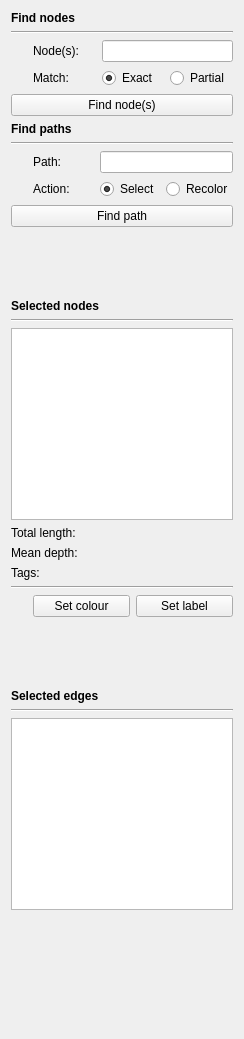
      <widget class="QWidget" name="selectionScrollAreaWidgetContents">
       <property name="geometry">
        <rect>
         <x>0</x>
         <y>0</y>
         <width>244</width>
         <height>1039</height>
        </rect>
       </property>
       <property name="sizePolicy">
        <sizepolicy hsizetype="Minimum" vsizetype="Preferred">
         <horstretch>0</horstretch>
         <verstretch>0</verstretch>
        </sizepolicy>
       </property>
       <layout class="QVBoxLayout" name="verticalLayout_4">
        <item>
         <widget class="QLabel" name="label_14">
          <property name="sizePolicy">
           <sizepolicy hsizetype="Minimum" vsizetype="Preferred">
            <horstretch>0</horstretch>
            <verstretch>0</verstretch>
           </sizepolicy>
          </property>
          <property name="font">
           <font>
            <bold>true</bold>
           </font>
          </property>
          <property name="text">
           <string>Find nodes</string>
          </property>
         </widget>
        </item>
        <item>
         <widget class="Line" name="line_10">
          <property name="orientation">
           <enum>Qt::Horizontal</enum>
          </property>
         </widget>
        </item>
        <item>
         <widget class="QWidget" name="nodeSelectionWidget" native="true">
          <property name="enabled">
           <bool>true</bool>
          </property>
          <layout class="QGridLayout" name="gridLayout_2">
           <property name="leftMargin">
            <number>0</number>
           </property>
           <property name="topMargin">
            <number>0</number>
           </property>
           <property name="rightMargin">
            <number>0</number>
           </property>
           <property name="bottomMargin">
            <number>0</number>
           </property>
           <item row="1" column="0">
            <widget class="InfoTextWidget" name="selectionSearchNodesMatchTypeInfoText" native="true">
             <property name="enabled">
              <bool>true</bool>
             </property>
             <property name="sizePolicy">
              <sizepolicy hsizetype="Fixed" vsizetype="Fixed">
               <horstretch>0</horstretch>
               <verstretch>0</verstretch>
              </sizepolicy>
             </property>
             <property name="minimumSize">
              <size>
               <width>16</width>
               <height>16</height>
              </size>
             </property>
            </widget>
           </item>
           <item row="1" column="2">
            <widget class="QRadioButton" name="selectionSearchNodesExactMatchRadioButton">
             <property name="focusPolicy">
              <enum>Qt::StrongFocus</enum>
             </property>
             <property name="text">
              <string>Exact</string>
             </property>
             <property name="checked">
              <bool>true</bool>
             </property>
            </widget>
           </item>
           <item row="0" column="1">
            <widget class="QLabel" name="label_12">
             <property name="enabled">
              <bool>true</bool>
             </property>
             <property name="sizePolicy">
              <sizepolicy hsizetype="Minimum" vsizetype="Preferred">
               <horstretch>0</horstretch>
               <verstretch>0</verstretch>
              </sizepolicy>
             </property>
             <property name="text">
              <string>Node(s):</string>
             </property>
            </widget>
           </item>
           <item row="0" column="0">
            <widget class="InfoTextWidget" name="selectionSearchInfoText" native="true">
             <property name="sizePolicy">
              <sizepolicy hsizetype="Fixed" vsizetype="Fixed">
               <horstretch>0</horstretch>
               <verstretch>0</verstretch>
              </sizepolicy>
             </property>
             <property name="minimumSize">
              <size>
               <width>16</width>
               <height>16</height>
              </size>
             </property>
            </widget>
           </item>
           <item row="1" column="1">
            <widget class="QLabel" name="label_16">
             <property name="enabled">
              <bool>true</bool>
             </property>
             <property name="text">
              <string>Match:</string>
             </property>
            </widget>
           </item>
           <item row="1" column="3">
            <widget class="QRadioButton" name="selectionSearchNodesPartialMatchRadioButton">
             <property name="focusPolicy">
              <enum>Qt::StrongFocus</enum>
             </property>
             <property name="text">
              <string>Partial</string>
             </property>
            </widget>
           </item>
           <item row="0" column="2" colspan="2">
            <widget class="QLineEdit" name="selectionSearchNodesLineEdit">
             <property name="enabled">
              <bool>true</bool>
             </property>
             <property name="sizePolicy">
              <sizepolicy hsizetype="Minimum" vsizetype="Fixed">
               <horstretch>0</horstretch>
               <verstretch>0</verstretch>
              </sizepolicy>
             </property>
             <property name="focusPolicy">
              <enum>Qt::StrongFocus</enum>
             </property>
            </widget>
           </item>
          </layout>
         </widget>
        </item>
        <item>
         <widget class="QPushButton" name="selectNodesButton">
          <property name="focusPolicy">
           <enum>Qt::StrongFocus</enum>
          </property>
          <property name="text">
           <string>Find node(s)</string>
          </property>
         </widget>
        </item>
        <item>
         <widget class="QLabel" name="label_114">
          <property name="sizePolicy">
           <sizepolicy hsizetype="Minimum" vsizetype="Preferred">
            <horstretch>0</horstretch>
            <verstretch>0</verstretch>
           </sizepolicy>
          </property>
          <property name="font">
           <font>
            <bold>true</bold>
           </font>
          </property>
          <property name="text">
           <string>Find paths</string>
          </property>
         </widget>
        </item>
        <item>
         <widget class="Line" name="line_101">
          <property name="orientation">
           <enum>Qt::Horizontal</enum>
          </property>
         </widget>
        </item>
        <item>
         <widget class="QWidget" name="pathSelectionWidget" native="true">
          <property name="enabled">
           <bool>true</bool>
          </property>
          <layout class="QGridLayout" name="gridLayout_21">
           <property name="leftMargin">
            <number>0</number>
           </property>
           <property name="topMargin">
            <number>0</number>
           </property>
           <property name="rightMargin">
            <number>0</number>
           </property>
           <property name="bottomMargin">
            <number>0</number>
           </property>
           <item row="1" column="0">
            <widget class="InfoTextWidget" name="pathSelectionTypeInfoText" native="true">
             <property name="enabled">
              <bool>true</bool>
             </property>
             <property name="sizePolicy">
              <sizepolicy hsizetype="Fixed" vsizetype="Fixed">
               <horstretch>0</horstretch>
               <verstretch>0</verstretch>
              </sizepolicy>
             </property>
             <property name="minimumSize">
              <size>
               <width>16</width>
               <height>16</height>
              </size>
             </property>
            </widget>
           </item>
           <item row="1" column="2">
            <widget class="QRadioButton" name="pathSelectionSelectRadioButton">
             <property name="focusPolicy">
              <enum>Qt::StrongFocus</enum>
             </property>
             <property name="text">
              <string>Select</string>
             </property>
             <property name="checked">
              <bool>true</bool>
             </property>
            </widget>
           </item>
           <item row="0" column="1">
            <widget class="QLabel" name="label_112">
             <property name="enabled">
              <bool>true</bool>
             </property>
             <property name="sizePolicy">
              <sizepolicy hsizetype="Minimum" vsizetype="Preferred">
               <horstretch>0</horstretch>
               <verstretch>0</verstretch>
              </sizepolicy>
             </property>
             <property name="text">
              <string>Path:</string>
             </property>
            </widget>
           </item>
           <item row="0" column="0">
            <widget class="InfoTextWidget" name="pathSelectionInfoText2" native="true">
             <property name="sizePolicy">
              <sizepolicy hsizetype="Fixed" vsizetype="Fixed">
               <horstretch>0</horstretch>
               <verstretch>0</verstretch>
              </sizepolicy>
             </property>
             <property name="minimumSize">
              <size>
               <width>16</width>
               <height>16</height>
              </size>
             </property>
            </widget>
           </item>
           <item row="1" column="1">
            <widget class="QLabel" name="label_116">
             <property name="enabled">
              <bool>true</bool>
             </property>
             <property name="text">
              <string>Action:</string>
             </property>
            </widget>
           </item>
           <item row="1" column="3">
            <widget class="QRadioButton" name="pathSelectionRecolorRadioButton">
             <property name="focusPolicy">
              <enum>Qt::StrongFocus</enum>
             </property>
             <property name="text">
              <string>Recolor</string>
             </property>
            </widget>
           </item>
           <item row="0" column="2" colspan="2">
            <widget class="QLineEdit" name="pathSelectionLineEdit2">
             <property name="enabled">
              <bool>true</bool>
             </property>
             <property name="sizePolicy">
              <sizepolicy hsizetype="Minimum" vsizetype="Fixed">
               <horstretch>0</horstretch>
               <verstretch>0</verstretch>
              </sizepolicy>
             </property>
             <property name="focusPolicy">
              <enum>Qt::StrongFocus</enum>
             </property>
            </widget>
           </item>
          </layout>
         </widget>
        </item>
        <item>
         <widget class="QPushButton" name="pathSelectButton">
          <property name="focusPolicy">
           <enum>Qt::StrongFocus</enum>
          </property>
          <property name="text">
           <string>Find path</string>
          </property>
         </widget>
        </item>
        <item>
         <widget class="QWidget" name="selectedNodesSpacerWidget" native="true">
          <layout class="QVBoxLayout" name="verticalLayout_5">
           <property name="leftMargin">
            <number>0</number>
           </property>
           <property name="topMargin">
            <number>0</number>
           </property>
           <property name="rightMargin">
            <number>0</number>
           </property>
           <property name="bottomMargin">
            <number>0</number>
           </property>
           <item>
            <spacer name="selectedNodesSpacer">
             <property name="orientation">
              <enum>Qt::Vertical</enum>
             </property>
             <property name="sizeType">
              <enum>QSizePolicy::Fixed</enum>
             </property>
             <property name="sizeHint" stdset="0">
              <size>
               <width>20</width>
               <height>60</height>
              </size>
             </property>
            </spacer>
           </item>
          </layout>
         </widget>
        </item>
        <item>
         <widget class="QLabel" name="selectedNodesTitleLabel">
          <property name="sizePolicy">
           <sizepolicy hsizetype="Minimum" vsizetype="Preferred">
            <horstretch>0</horstretch>
            <verstretch>0</verstretch>
           </sizepolicy>
          </property>
          <property name="font">
           <font>
            <bold>true</bold>
           </font>
          </property>
          <property name="text">
           <string>Selected nodes</string>
          </property>
         </widget>
        </item>
        <item>
         <widget class="Line" name="selectedNodesLine1">
          <property name="orientation">
           <enum>Qt::Horizontal</enum>
          </property>
         </widget>
        </item>
        <item>
         <widget class="QPlainTextEdit" name="selectedNodesTextEdit">
          <property name="sizePolicy">
           <sizepolicy hsizetype="Ignored" vsizetype="Minimum">
            <horstretch>0</horstretch>
            <verstretch>0</verstretch>
           </sizepolicy>
          </property>
          <property name="readOnly">
           <bool>true</bool>
          </property>
         </widget>
        </item>
        <item>
         <widget class="QLabel" name="selectedNodesLengthLabel">
          <property name="sizePolicy">
           <sizepolicy hsizetype="Minimum" vsizetype="Preferred">
            <horstretch>0</horstretch>
            <verstretch>0</verstretch>
           </sizepolicy>
          </property>
          <property name="text">
           <string>Total length:</string>
          </property>
          <property name="alignment">
           <set>Qt::AlignLeading|Qt::AlignLeft|Qt::AlignVCenter</set>
          </property>
         </widget>
        </item>
        <item>
         <widget class="QLabel" name="selectedNodesDepthLabel">
          <property name="sizePolicy">
           <sizepolicy hsizetype="Minimum" vsizetype="Preferred">
            <horstretch>0</horstretch>
            <verstretch>0</verstretch>
           </sizepolicy>
          </property>
          <property name="text">
           <string>Mean depth:</string>
          </property>
          <property name="alignment">
           <set>Qt::AlignLeading|Qt::AlignLeft|Qt::AlignVCenter</set>
          </property>
         </widget>
        </item>
        <item>
         <widget class="QLabel" name="selectedNodesTagLabel">
          <property name="sizePolicy">
           <sizepolicy hsizetype="Minimum" vsizetype="Preferred">
            <horstretch>0</horstretch>
            <verstretch>0</verstretch>
           </sizepolicy>
          </property>
          <property name="text">
           <string>Tags:</string>
          </property>
          <property name="alignment">
           <set>Qt::AlignLeading|Qt::AlignLeft|Qt::AlignVCenter</set>
          </property>
         </widget>
        </item>
        <item>
         <widget class="Line" name="selectedNodesLine2">
          <property name="orientation">
           <enum>Qt::Horizontal</enum>
          </property>
         </widget>
        </item>
        <item>
         <widget class="QWidget" name="selectedNodesModificationWidget" native="true">
          <layout class="QGridLayout" name="gridLayout">
           <property name="leftMargin">
            <number>0</number>
           </property>
           <property name="topMargin">
            <number>0</number>
           </property>
           <property name="rightMargin">
            <number>0</number>
           </property>
           <property name="bottomMargin">
            <number>0</number>
           </property>
           <item row="0" column="0">
            <widget class="InfoTextWidget" name="setColourAndLabelInfoText" native="true">
             <property name="sizePolicy">
              <sizepolicy hsizetype="Fixed" vsizetype="Fixed">
               <horstretch>0</horstretch>
               <verstretch>0</verstretch>
              </sizepolicy>
             </property>
             <property name="minimumSize">
              <size>
               <width>16</width>
               <height>16</height>
              </size>
             </property>
            </widget>
           </item>
           <item row="0" column="2">
            <widget class="QPushButton" name="setNodeCustomLabelButton">
             <property name="focusPolicy">
              <enum>Qt::StrongFocus</enum>
             </property>
             <property name="toolTip">
              <string>Ctrl+L</string>
             </property>
             <property name="text">
              <string>Set label</string>
             </property>
            </widget>
           </item>
           <item row="0" column="1">
            <widget class="QPushButton" name="setNodeCustomColourButton">
             <property name="focusPolicy">
              <enum>Qt::StrongFocus</enum>
             </property>
             <property name="toolTip">
              <string>Ctrl+O</string>
             </property>
             <property name="text">
              <string>Set colour</string>
             </property>
            </widget>
           </item>
          </layout>
         </widget>
        </item>
        <item>
         <widget class="QWidget" name="selectedEdgesSpacerWidget" native="true">
          <layout class="QVBoxLayout" name="verticalLayout_6">
           <property name="leftMargin">
            <number>0</number>
           </property>
           <property name="topMargin">
            <number>0</number>
           </property>
           <property name="rightMargin">
            <number>0</number>
           </property>
           <property name="bottomMargin">
            <number>0</number>
           </property>
           <item>
            <spacer name="selectedEdgesSpacer">
             <property name="orientation">
              <enum>Qt::Vertical</enum>
             </property>
             <property name="sizeType">
              <enum>QSizePolicy::Fixed</enum>
             </property>
             <property name="sizeHint" stdset="0">
              <size>
               <width>20</width>
               <height>60</height>
              </size>
             </property>
            </spacer>
           </item>
          </layout>
         </widget>
        </item>
        <item>
         <widget class="QLabel" name="selectedEdgesTitleLabel">
          <property name="sizePolicy">
           <sizepolicy hsizetype="Minimum" vsizetype="Preferred">
            <horstretch>0</horstretch>
            <verstretch>0</verstretch>
           </sizepolicy>
          </property>
          <property name="font">
           <font>
            <bold>true</bold>
           </font>
          </property>
          <property name="text">
           <string>Selected edges</string>
          </property>
         </widget>
        </item>
        <item>
         <widget class="Line" name="selectedEdgesLine">
          <property name="orientation">
           <enum>Qt::Horizontal</enum>
          </property>
         </widget>
        </item>
        <item>
         <widget class="QPlainTextEdit" name="selectedEdgesTextEdit">
          <property name="sizePolicy">
           <sizepolicy hsizetype="Ignored" vsizetype="Minimum">
            <horstretch>0</horstretch>
            <verstretch>0</verstretch>
           </sizepolicy>
          </property>
          <property name="readOnly">
           <bool>true</bool>
          </property>
         </widget>
        </item>
        <item>
         <spacer name="verticalSpacer_5">
          <property name="orientation">
           <enum>Qt::Vertical</enum>
          </property>
          <property name="sizeHint" stdset="0">
           <size>
            <width>20</width>
            <height>40</height>
           </size>
          </property>
         </spacer>
        </item>
       </layout>
      </widget>
